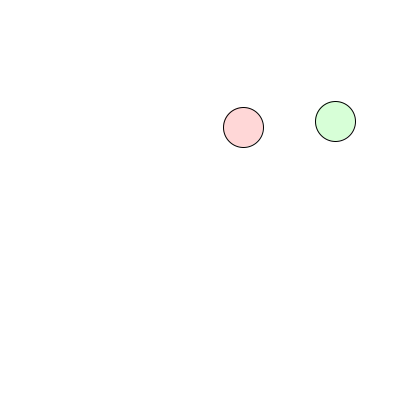
Frame 1 (no input)
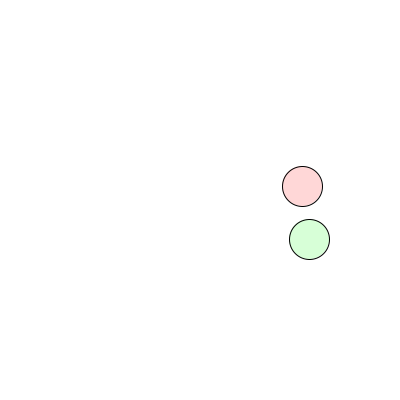
Frame 60 (the mouse pressed at the canvas centre just before this capture)
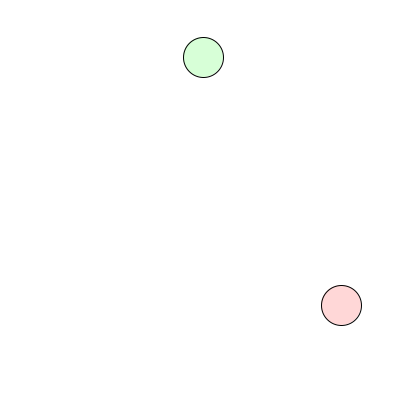
Frame 120 (the mouse held since frame 60 and released just before this capture)

The Processing sketch that drew these frames (run headless with seeded random() and noise(); from frame 60 on, the mouse is pressed at the canvas centre):

// Processing sketch: cirkeler_som_accelere_med_kanter_og_typecast
// ── cirkeler_som_accelere_med_kanter_og_typecast.pde
int diameter = 40;

//rød cirkel 
int xPosRed;
int yPosRed;
int xSpeedRed;
int ySpeedRed;
int accelerationRed;
int directionRed;

//grøn cirkel
int xPosGreen, yPosGreen;
int xSpeedGreen;
int ySpeedGreen;
int accelerationGreen;
int directionGreen;

float collision = diameter/2+20;


void setup() {
  size(400, 400);
  xPosRed=(int) random(50,width-50);
  yPosRed=(int) random(50,height-50);
  xSpeedRed=1;
  ySpeedRed=1;
  accelerationRed=2;
  directionRed=-1;

  xPosGreen= (int) random(50,width-50);
  yPosGreen= (int) random(50,height-50);
  xSpeedGreen=2;
  ySpeedGreen=2;
  accelerationGreen=4;
  directionGreen=-1;
}

void draw() {
  background(255);

  //Rød cirkel
  fill(255, 0, 0, diameter);
  circle(xPosRed, yPosRed, diameter);
  xPosRed = xPosRed + xSpeedRed;
  yPosRed = yPosRed + ySpeedRed;


  //Grøn cirkel
  fill(0, 255, 0, diameter);
  circle(xPosGreen, yPosGreen, diameter);
  xPosGreen = xPosGreen + xSpeedGreen;
  yPosGreen = yPosGreen + ySpeedGreen;

  //hold dig inden for vinduet på X-aksen
  if (xPosRed > (width - diameter/2) || xPosRed < (0 + diameter/2)) {
    xSpeedRed = xSpeedRed * directionRed;
  }

  if (xPosGreen > (width - diameter/2) || xPosGreen < (0 + diameter/2)) {
    xSpeedGreen = xSpeedGreen * directionGreen;
  }

  //hold dig indenfor vinduet på Y-aksen
  if (yPosRed > (height - diameter/2) || yPosRed < diameter/2) {
    ySpeedRed = ySpeedRed * directionRed;
  }


  if (yPosGreen > (height - diameter/2) || yPosGreen < diameter/2) {
    ySpeedGreen = ySpeedGreen * directionGreen;
  }
  
  //kollisionsdetektion
  if (dist(xPosRed, yPosRed, xPosGreen, yPosGreen) <= collision) {
    xSpeedRed = xSpeedRed * directionRed;
    ySpeedRed = ySpeedRed * directionRed;
    xSpeedGreen = xSpeedGreen * directionGreen;
    ySpeedGreen = ySpeedGreen * directionGreen;
  }
}

//acceler når man klikker på musen
void mousePressed() {
  xSpeedRed = xSpeedRed * accelerationRed;
  ySpeedRed = ySpeedRed * accelerationRed;
  xSpeedGreen = xSpeedGreen * accelerationGreen;
  ySpeedGreen = ySpeedGreen * accelerationGreen;
}

//skift retning når man klikker på en tast
void keyPressed() {
  xSpeedRed = xSpeedRed * directionRed;
  ySpeedRed = ySpeedRed * directionRed;
  xSpeedGreen = xSpeedGreen * directionGreen;
  ySpeedGreen = ySpeedGreen * directionGreen;
}
